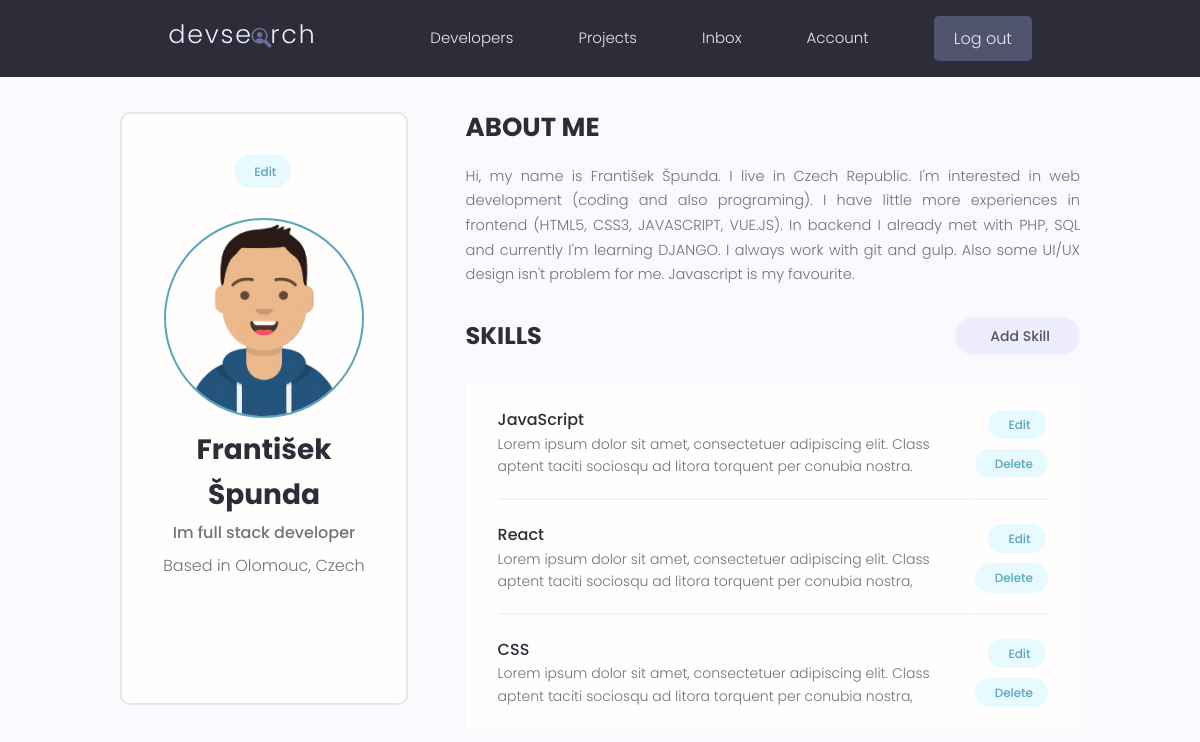
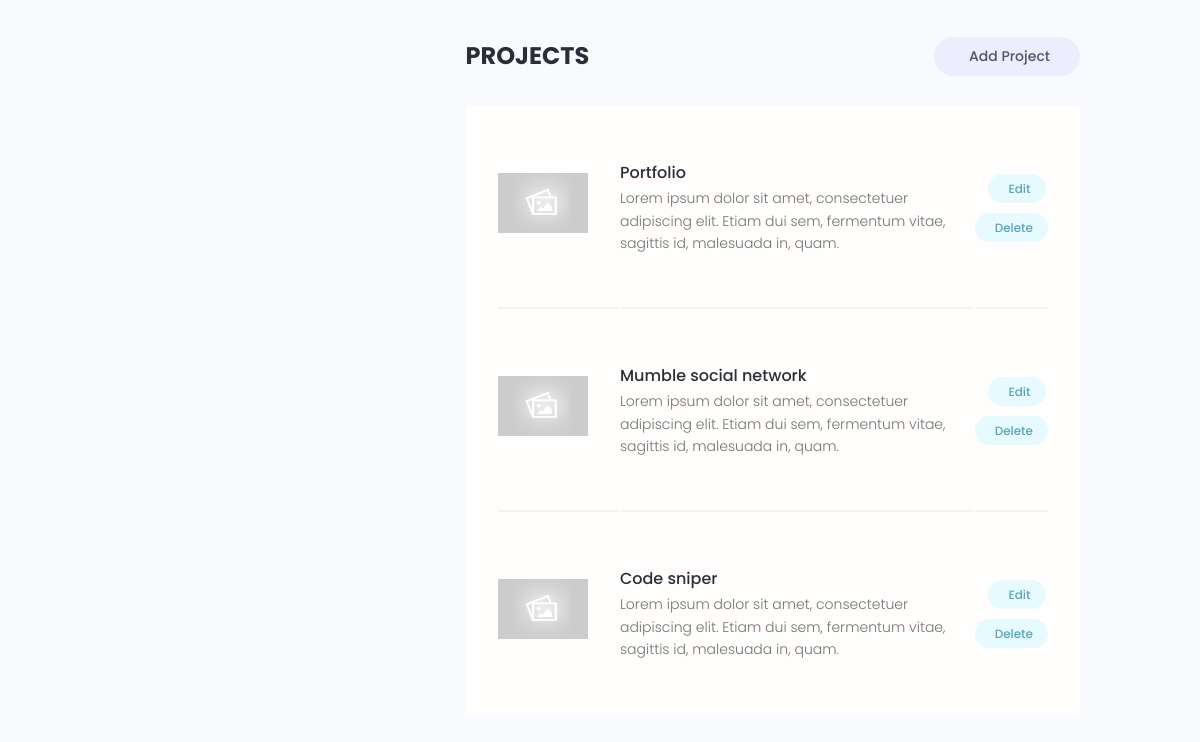
Before: /account/ (signed in) with the older database file (2 pictures, top to bottom).
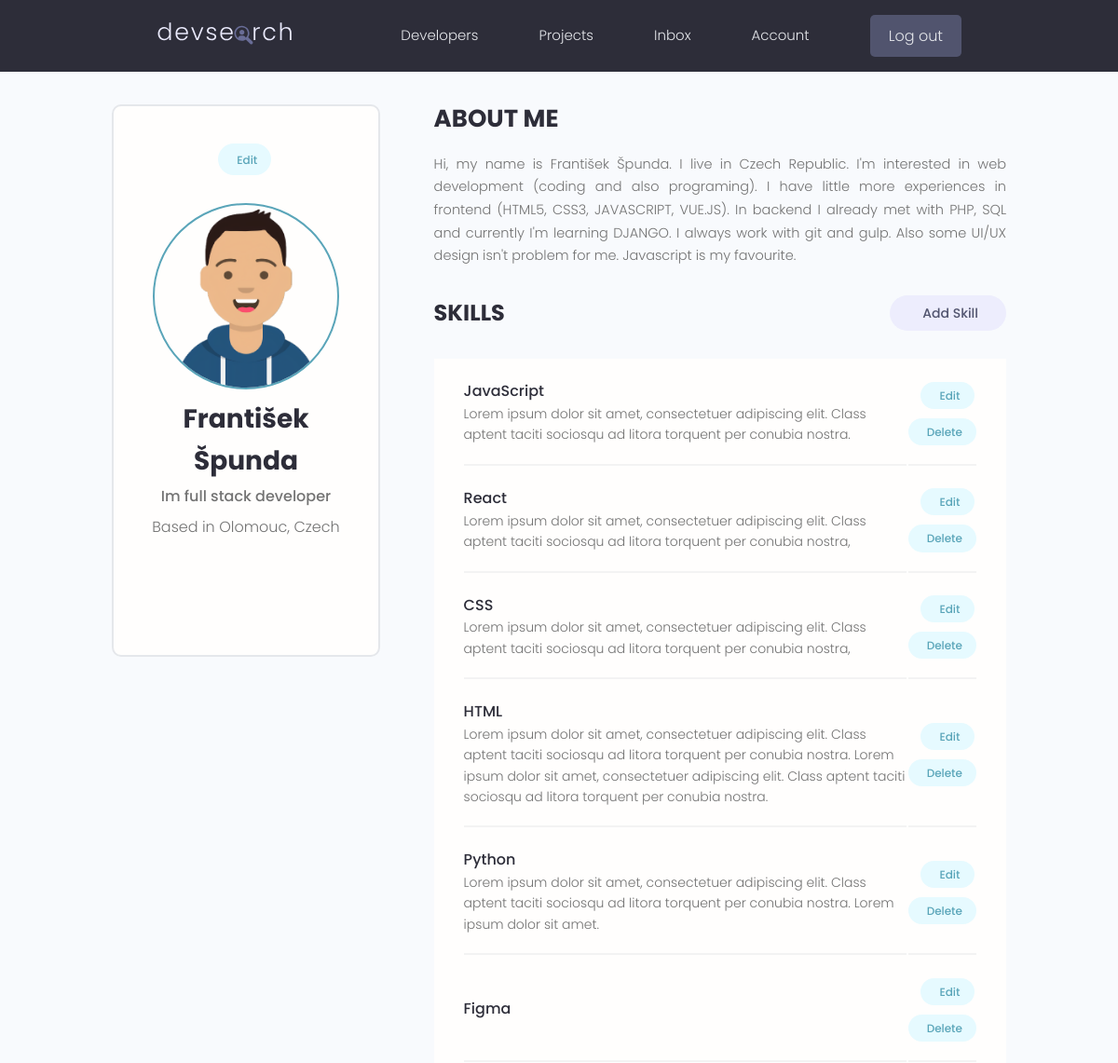
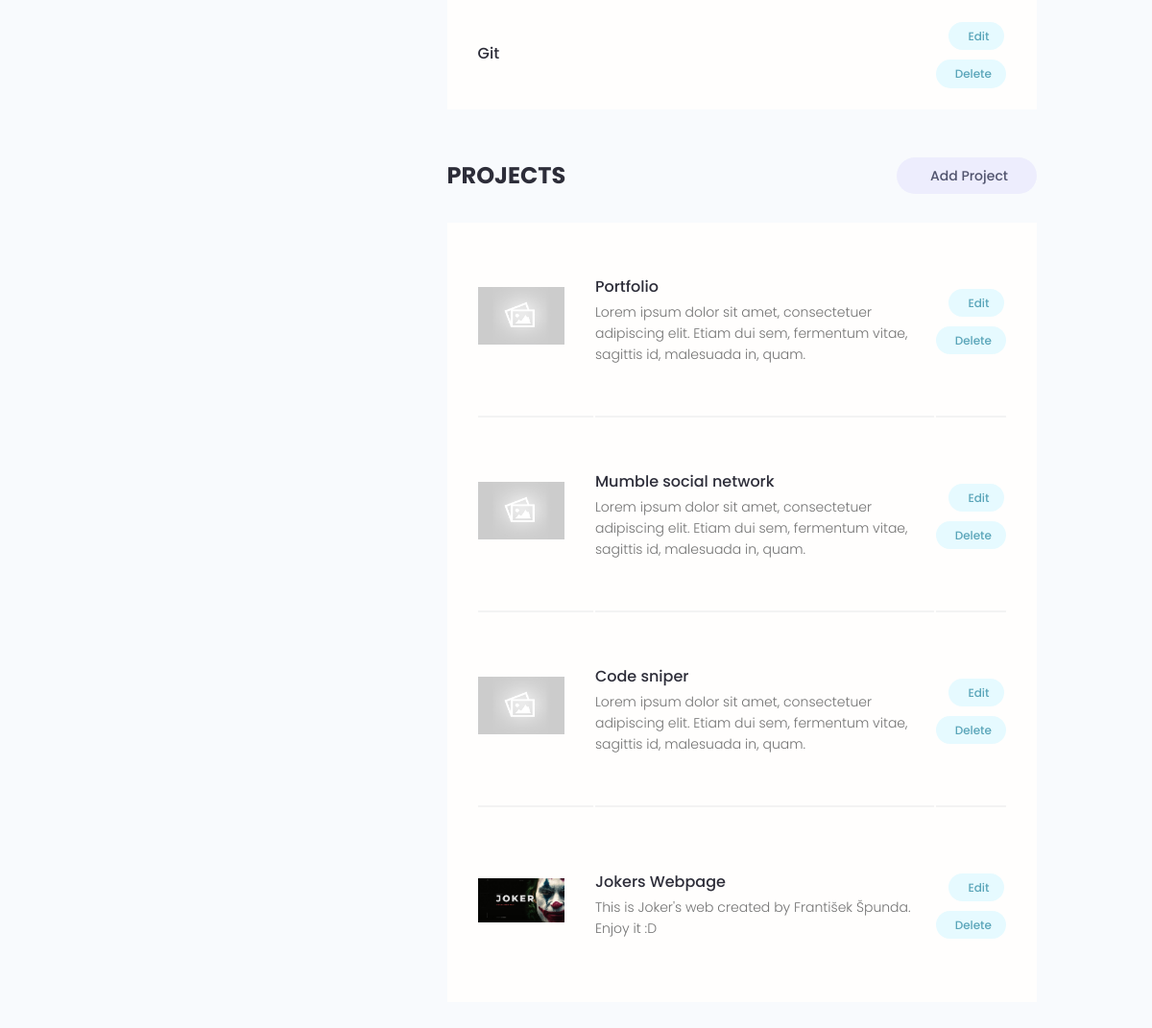
After: the same page with the newer database file (2 pictures, top to bottom).
### users/models.py (models this page shows, shortened)
class Skill(models.Model):
    owner = models.ForeignKey(Profile, on_delete=models.CASCADE, null=True, blank=True)
    name = models.CharField(max_length=200, blank=True, null=True)
    description = models.TextField(null=True, blank=True)
    created = models.DateTimeField(auto_now_add=True)
    id = models.UUIDField(default=uuid.uuid4, unique=True, primary_key=True, editable=False)

### projects/models.py (models this page shows, shortened)
class Project(models.Model):
    owner = models.ForeignKey(Profile, null=True, blank=True, on_delete=models.SET_NULL)
    title = models.CharField(max_length=200)
    description = models.TextField(null=True, blank=True)
    featured_image = models.ImageField(null=True, blank=True, default='default.jpg')
    demo_link = models.CharField(max_length=2000, null=True, blank=True)
    source_link = models.CharField(max_length=2000, null=True, blank=True)
    tags = models.ManyToManyField('Tag', blank=True)
    vote_total = models.IntegerField(default=0, null=True, blank=True)
    vote_ratio = models.IntegerField(default=0, null=True, blank=True)
    created = models.DateTimeField(auto_now_add=True)
    id = models.UUIDField(default=uuid.uuid4, unique=True, primary_key=True, editable=False)

### users/views.py (the view)
# urls.py: path('account/', views.userAccount, name='account'),
@login_required(login_url='login')
def userAccount(request):
    profile = request.user.profile
    skills = profile.skill_set.all()
    projects = profile.project_set.all()
    context = {'profile': profile, 'skills': skills, 'projects': projects}
    return render(request, 'users/account.html', context)

### users/templates/users/account.html (shortened to what this page needs)
{% extends 'main.html' %}
{% block content %}
<main class="settingsPage profile my-md">
    <div class="container">
        <div class="layout">
        <div class="column column--1of3">
            <div class="card text-center">
            <div class="card__body dev">
                <a class="tag tag--pill tag--main settings__btn" href="{% url 'edit-account' %}"> Edit</a>
                <img class="avatar avatar--xl dev__avatar" src="{{ profile.profile_image.url }}" />
                <h2 class="dev__name">{{ profile.name }}</h2>
                <p class="dev__title">{{ profile.short_intro }}</p>
                <p class="dev__location">Based in {{ profile.location }}</p>
                <ul class="dev__social">
                </ul>
            </div>
            </div>
        </div>
        <div class="column column--2of3">
            <div class="devInfo">
                <h3 class="devInfo__title">About Me</h3>
                <p class="devInfo__about">{{ profile.bio }}</p>
            </div>
            <div class="settings">
                <h3 class="settings__title">Skills</h3>
                <a class="tag tag--pill tag--sub settings__btn tag--lg" href="{% url 'create-skill' %}"> Add Skill</a>
            </div>
            <table class="settings__table">
            {% for skill in skills %}
            <tr>
                <td class="settings__tableInfo">
                    <h4>{{ skill.name }}</h4>
                    <p>{{ skill.description }}</p>
                </td>
                <td class="settings__tableActions">
                    <a class="tag tag--pill tag--main settings__btn" href="{% url 'update-skill' skill.id %}"> Edit</a>
                    <a class="tag tag--pill tag--main settings__btn" href="{% url 'delete-skill' skill.id %}?next=/account"> Delete</a>
                </td>
            </tr>
            {% endfor %}
            </table>
            <div class="settings">
            <h3 class="settings__title">Projects</h3>
            <a class="tag tag--pill tag--sub settings__btn tag--lg" href="{% url 'create-project' %}"> Add Project</a>
            </div>
            <table class="settings__table">
            {% for project in projects %}
            <tr>
                <td class="settings__thumbnail">
                <a href="{% url 'project' project.id %}"><img src="{{ project.featured_image.url }}" alt="Project Thumbnail" /></a>
                </td>
                <td class="settings__tableInfo">
                <a href="{% url 'project' project.id %}">{{ project.title }}</a>
                <p>{{ project.description|slice:'150' }}</p>
                </td>
                <td class="settings__tableActions">
                <a class="tag tag--pill tag--main settings__btn" href="{% url 'update-project' project.id %}"> Edit</a>
                <a class="tag tag--pill tag--main settings__btn" href="{% url 'delete-project' project.id %}?next=/account"> Delete</a>
                </td>
            </tr>
            {% endfor %}
            </table>
        </div>
        </div>
    </div>
</main>
{% endblock content %}

Changed rows visible on the page:
added Skill: name "HTML", description "Lorem ipsum dolor sit amet, consectetuer adipiscing elit. Class aptent taciti sociosqu ad litora torquent per conubia nostra. Lorem ipsum dolor sit amet, consectetuer adipiscing elit. Class aptent taciti sociosqu ad litora torquent per conubia nostra."
added Skill: name "Python", description "Lorem ipsum dolor sit amet, consectetuer adipiscing elit. Class aptent taciti sociosqu ad litora torquent per conubia nostra. Lorem ipsum dolor sit amet."
added Skill: name "Figma"
added Skill: name "Git"
added Project: featured_image (picture), title "Jokers Webpage", description "This is Joker's web created by František Špunda. Enjoy it :D"
